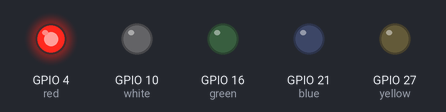
Simulated run of this program. Board: Raspberry Pi (BCM pin numbers). Parts: output pins drawn as LEDs (lit = HIGH).

Above: at 0.2 s.
At 1.2 s:
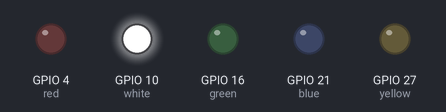
At 2.2 s:
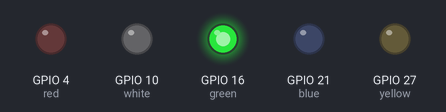
At 3.2 s:
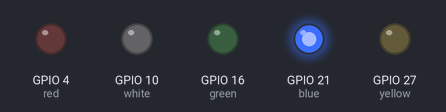
At 4.2 s:
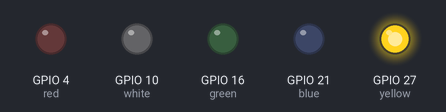
At 5.7 s:
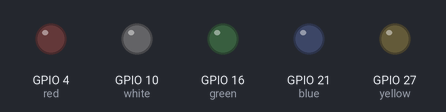
Timing chart, 0 to 6.5 s (numbered marks = the images above):
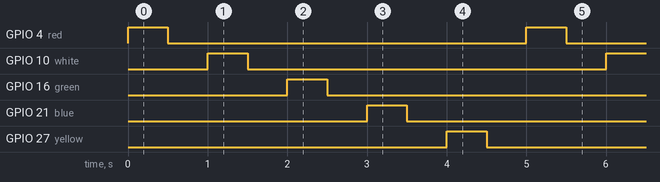

Measured:
- by itself, GPIO 4 (red), GPIO 10 (white), GPIO 16 (green), GPIO 21 (blue), GPIO 27 (yellow): alternates HIGH for 0.50 s and LOW for 4.5 s
- by itself, everything shown: repeats every 5.0 s, in 10 steps

The program:

bbpi_leds.py
```python
from gpiozero import LED
from time import sleep
red = LED(4)
white = LED(10)
green = LED(16)
blue = LED(21)
yellow = LED(27)
leds = [red, white, green, blue, yellow]
while True:
  for led in leds:
    led.on()
    sleep(0.5)
    led.off()
    sleep(0.5)
```
